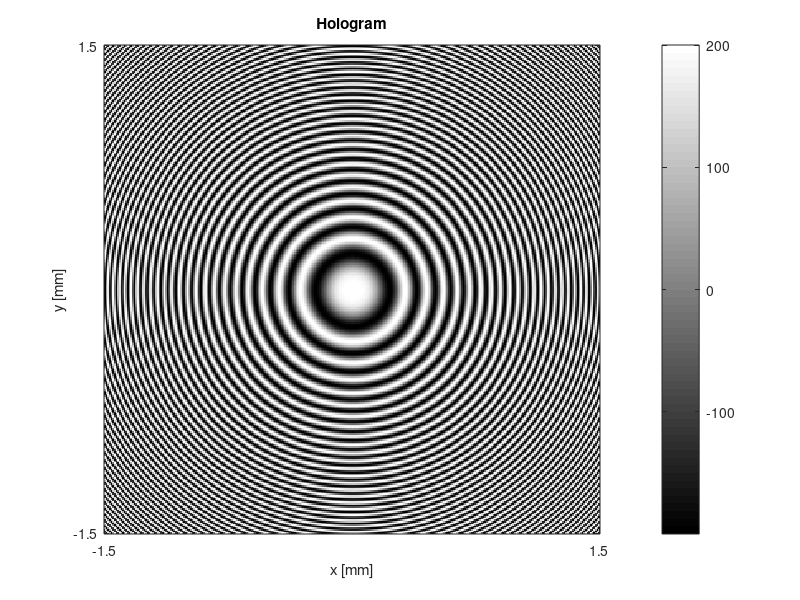

Source code (MATLAB):
close all
clear
clc

%%%%%%%%%%%%%%%%%%%%%%%%%%%%%%%%%%%%%%%%%%%%%%%%%%%%%%%%%%%%%%%%%%%%%%%%%%%%%%%%
%
% Generation numerique d'hologramme a partir de quelques sources ponctuelles en
% sommant leurs contributions (ondes spheriques). Les occultations ne sont pas 
% prises en compte pour l'instant !
%
%%%%%%%%%%%%%%%%%%%%%%%%%%%%%%%%%%%%%%%%%%%%%%%%%%%%%%%%%%%%%%%%%%%%%%%%%%%%%%%%

%% Parametres initiaux %%

% longueur de l'onde 
lambda = 500e-9; % 500nm (vert)

% plan de l'hologramme
hologramHeight = 3e-3; % 3nm
hologramWidth = 3e-3; % 3nm
hologramZ = 0;

% nombre de pixels
Delta = 10e-6;
samplesX = hologramWidth / Delta; % 300 samples with sampling distance Delta
samplesY = hologramHeight / Delta; % 300 samples with sampling distance Delta

% coin de reference du plan de l'hologramme (inferieur a gauche)
cornerX = -hologramWidth / 2;
cornerY = -hologramHeight / 2;

% amplitude initiale
a = 1;

% nombre d'onde
k = 2*pi/lambda;

% points de la scene
%points = [0, 0, -0.2;
%          -hologramWidth/8, 0, -0.2];
points = [0, 0, -0.1];

%% [1] Calcul de l'onde objet (Nuage de points) %% 
objectWave = zeros(samplesY, samplesX);

% superposition de tous les ondes spheriques
for s = 1:rows(points)
  for column = 1:samplesX
    for row = 1:samplesY
      x = (column-1) * Delta + cornerX;
      y = (row-1) * Delta + cornerY;
      % distance oblique
      r = sqrt((x - points(s, 1))^2 + (y - points(s, 2))^2 + (hologramZ - points(s, 3))^2);
      objectWave(row,column) = (a / r)*exp(1i*k*r);
    end
  end
end

%% Calcul de l'onde de reference %%

% vecteur d'onde perpendiculaire a l'ecran (radians)
alpha = pi/2; % par rapport a l'aixe x
beta = pi/2; % par rapport a l'aixe y

% normes
nX = cos(alpha); 
nY = cos(beta);
nZ = sqrt(1 - nX^2 - nY^2);

refAmplitude = max(max(abs(objectWave)));

% l'onde de reference
referenceWave = zeros(samplesY, samplesX);

for column = 1:samplesX
  for row = 1:samplesY
    x = (column-1) * Delta + cornerX;
    y = (row-1) * Delta + cornerY;
    referenceWave(row,column) = refAmplitude * exp(1i*k*(x*nX + y*nY + hologramZ*nZ));
  end
end

%% [2] Representation de l'onde objet %%

%% Calcul de l'hologramme (interference entre l'onde objet et l'onde de reference) %%

% Modulation d'amplitude
itensityTotal = (objectWave + referenceWave).*conj(objectWave + referenceWave); % hologrammme
itensity = 2*real(objectWave.*conj(referenceWave));

norm(itensity)

%figure()
%plot(itensity)
%colorbar

figure()
imagesc(itensity)
colorbar
colormap('gray')
title('Hologram')
xlabel('x [mm]')
xticks([1, samplesX])
xticklabels({-hologramWidth/2*1e+3, hologramWidth/2*1e+3})
ylabel('y [mm]')
yticks([1, samplesY])
yticklabels({hologramWidth/2*1e+3, -hologramWidth/2*1e+3})

%figure()
%surf(itensity)
%colorbar
